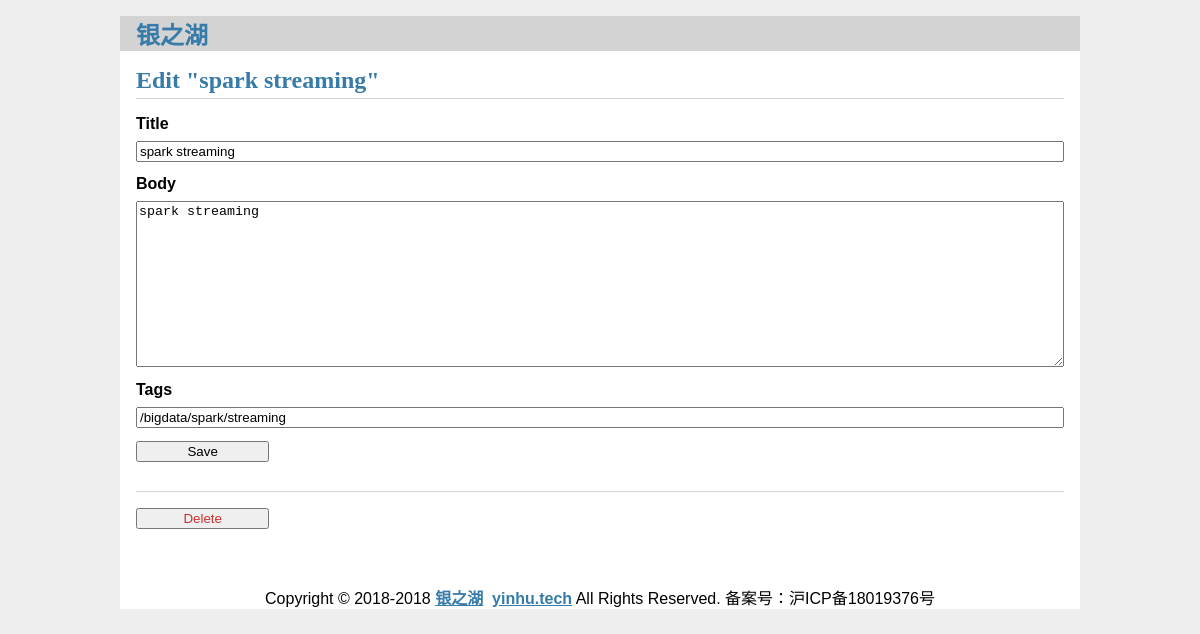
The app's page /4a3eef7a-5a96-11e8-a91c-08002790c9db/update (signed in) with its own data.
### tables this page shows
CREATE TABLE "post" (
  id INTEGER PRIMARY KEY AUTOINCREMENT,
  uuid TEXT NOT NULL DEFAULT "",
  author_id INTEGER NOT NULL,

  created TIMESTAMP NOT NULL DEFAULT CURRENT_TIMESTAMP,
  updated TIMESTAMP NOT NULL DEFAULT CURRENT_TIMESTAMP,
  
  title TEXT NOT NULL,
  body TEXT NOT NULL,
  tags TEXT NOT NULL DEFAULT "",
  
  read_cnt INTEGER NOT NULL DEFAULT 0,
  good_cnt INTEGER NOT NULL DEFAULT 0,
  
  FOREIGN KEY (author_id) REFERENCES user (id)
);

### flaskr/blog.py (the view, shortened to what this page needs)
@bp.route('/<uuid>/update', methods=('GET', 'POST'))
@login_required
def update(uuid):
    post = get_post(uuid)
    return render_template('blog/update.html', post=post)

### flaskr/auth.py (called while the page is built)
def login_required(view):
    @functools.wraps(view)
    def wrapped_view(**kwargs):
        if g.user is None:
            return redirect(url_for('auth.login'))
        return view(**kwargs)
    return wrapped_view

@bp.before_app_request
def load_logged_in_user():
    user_id = session.get('user_id')
    if user_id is None:
        g.user = None
    else:
        g.user = get_db().execute(
            'SELECT * FROM user WHERE id = ?', (user_id,)
        ).fetchone()

### flaskr/blog.py (called while the page is built)
def get_post(uuid, check_author=True):
    post = get_db().execute(
        'SELECT p.uuid, title, body, created, updated, author_id, username, read_cnt, good_cnt, tags'
        ' FROM post p JOIN user u ON p.author_id = u.id'
        ' WHERE p.uuid = ?',
        (uuid,)
    ).fetchone()
    if post is None:
        abort(404, "Post id {0} doesn't exist.".format(id))
    if check_author and post['author_id'] != g.user['id']:
        abort(403)
    return post

### flaskr/db.py (called while the page is built)
def get_db():
  if 'db' not in g:
    g.db = sqlite3.connect(
      current_app.config['DATABASE'],
      detect_types=sqlite3.PARSE_DECLTYPES
    )
    g.db.row_factory = sqlite3.Row
  return g.db

### flaskr/templates/blog/update.html
{% extends 'base.html' %}
{% block header %}
  <h1>{% block title %}Edit "{{ post['title'] }}"{% endblock %}</h1>
{% endblock %}
{% block content %}
  <form method="post">
    <label for="title">Title</label>
    <input name="title" id="title" value="{{ request.form['title'] or post['title'] }}" required>
    <label for="body">Body</label>
    <textarea name="body" id="body">{{ request.form['body'] or post['body'] }}</textarea>
    <label for="tags">Tags</label>
    <input name="tags" id="tags" value="{{ request.form['tags'] or post['tags'] }}">
    <input type="submit" value="Save">
  </form>
  <hr>
  <form action="{{ url_for('blog.delete', uuid=post['uuid']) }}" method="post">
    <input class="danger" type="submit" value="Delete" onclick="return confirm('Are you sure?');">
  </form>
{% endblock %}

### flaskr/static/style.css (style rules this page uses)
h1, h2, h3, h4, h5, h6 { font-family: serif; color: #377ba8; margin: 1rem 0; }
hr { border: none; border-top: 1px solid lightgray; }
.content > header h1 { flex: auto; margin: 1rem 0 0.25rem 0; }
.content form { margin: 1em 0; display: flex; flex-direction: column; }
.content label { font-weight: bold; margin-bottom: 0.5em; }
.content input, .content textarea { margin-bottom: 1em; }
.content textarea { min-height: 12em; resize: vertical; }
input.danger { color: #cc2f2e; }
input[type=submit] { align-self: start; min-width: 10em; }

### records on screen
post: title "spark streaming", body "spark streaming", tags "/bigdata/spark/streaming"
